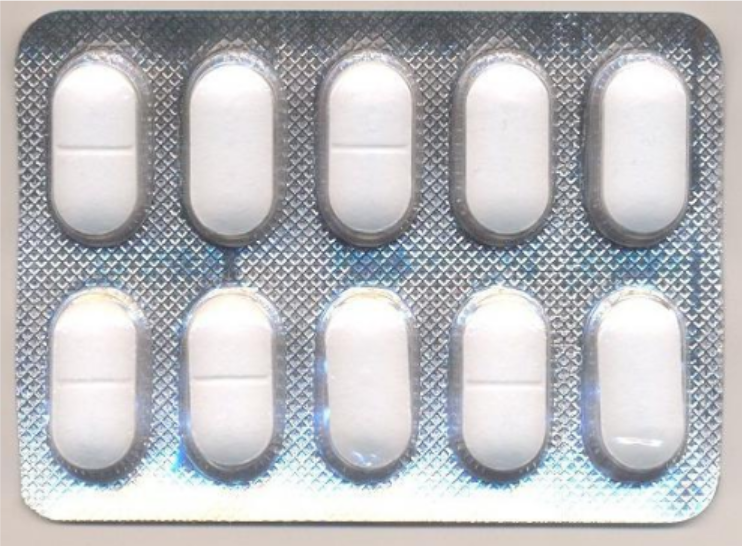
#> input picture tablets.png, 742 x 546 px
$ jupyter execute BD_2.ipynb
#> lines starting #> are read from the running program, lines starting #| are printed output that depends on the picture; after the words box and inside, x2 and y2 are one past the last pixel; in counts of white or black regions, pixels touching at a corner belong together
[cell 1]
import cv2
import matplotlib.pyplot as plt
import cv2
import numpy as np
import matplotlib.pyplot as plt


# Read an image (assuming 'image' is your image variable)
image = cv2.imread("tablets.png")
#> image is the input picture: shape (546, 742, 3); mean B, G, R 188.7, 185.8, 185.3

gray = cv2.cvtColor(image, cv2.COLOR_BGR2GRAY)

# Adaptive thresholding
_, thresh = cv2.threshold(gray, 0, 255, cv2.THRESH_BINARY_INV + cv2.THRESH_OTSU)
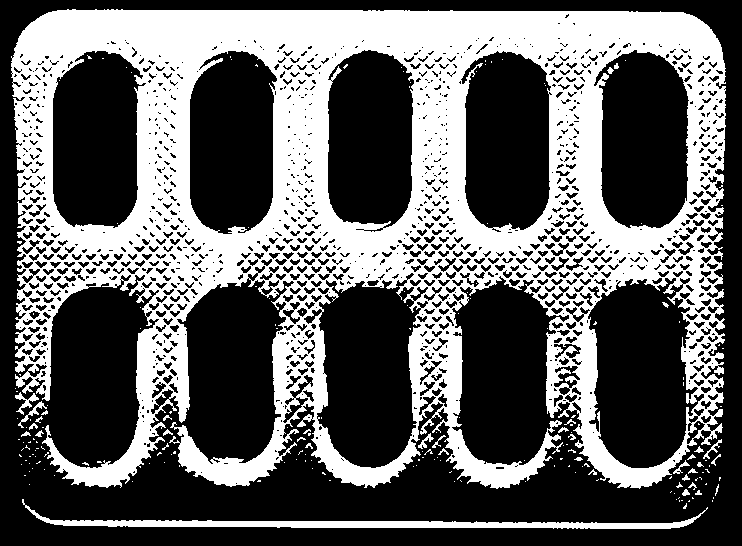
#> thresh: shape (546, 742); 39% white; 201 white regions (168 under 20 px)

# Get contours
contours, _ = cv2.findContours(thresh, cv2.RETR_LIST, cv2.CHAIN_APPROX_SIMPLE)
#> contours = 1553 contours, 944 with area under 20; largest, box (x1, y1, x2, y2) and area: (11, 9, 726, 489) 268640, (587, 277, 705, 469) 15839, (316, 279, 422, 469) 15280, (593, 49, 690, 229) 13921, (189, 50, 278, 235) 13790

# Set the minimum and maximum contour area thresholds
min_contour_area_threshold = 5000
max_contour_area_threshold = 200000

# Filter contours based on area
filtered_contours = [cnt for cnt in contours if min_contour_area_threshold < cv2.contourArea(cnt) < max_contour_area_threshold]
#> filtered_contours = 7 contours; box (x1, y1, x2, y2) and area: (587, 277, 705, 469) 15839, (316, 279, 422, 469) 15280, (593, 49, 690, 229) 13921, (189, 50, 278, 235) 13790, (460, 50, 552, 231) 13750, (52, 50, 147, 229) 13687, (327, 49, 415, 229) 13546

# Draw contours on the original image
contour_image = cv2.drawContours(image.copy(), filtered_contours, -1, (0, 255, 0), 2)

# Create a mask for the largest contour
mask = np.ones_like(gray, dtype=np.uint8) * 255
cv2.drawContours(mask, filtered_contours, -1, 0, thickness=cv2.FILLED)
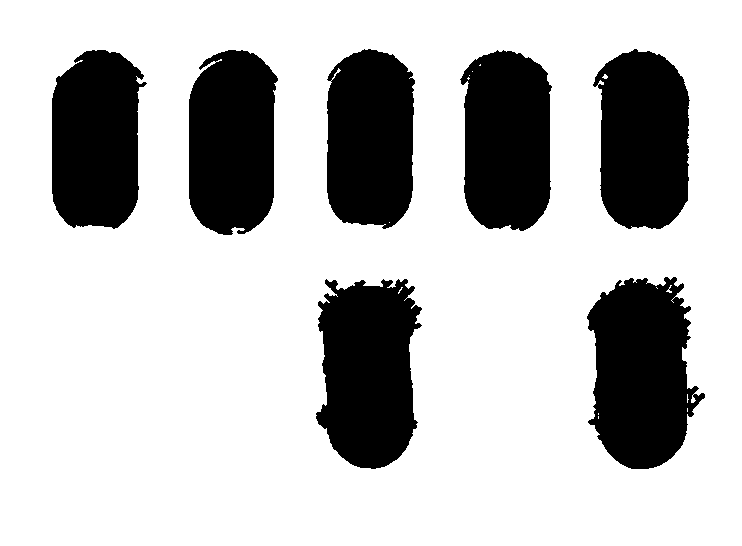
#> mask: shape (546, 742); 74.9% white; 7 black regions, largest, box (x1, y1, x2, y2) and area: (587, 277, 705, 469) 16235, (316, 279, 422, 469) 15627, (593, 49, 690, 229) 14170

# Apply the mask to the original image
result = cv2.bitwise_and(image, image, mask=mask)
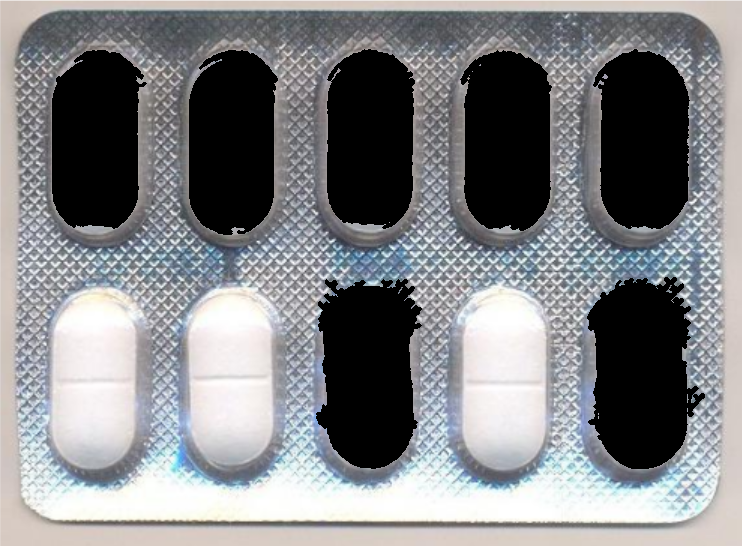
#> result: shape (546, 742, 3); mean B, G, R 132.1, 129.5, 128.4

# Draw bounding boxes on the original image
for cnt in filtered_contours:
    x, y, w, h = cv2.boundingRect(cnt)
    cv2.rectangle(image, (x, y), (x + w, y + h), (0, 255, 0), 2)
#> this loop made 7 passes
#> (x, y, w, h) on passes 1 to 7: (316, 279, 106, 190), (587, 277, 118, 192), (460, 50, 92, 181), (189, 50, 89, 185), (52, 50, 95, 179), (593, 49, 97, 180), (327, 49, 88, 180)
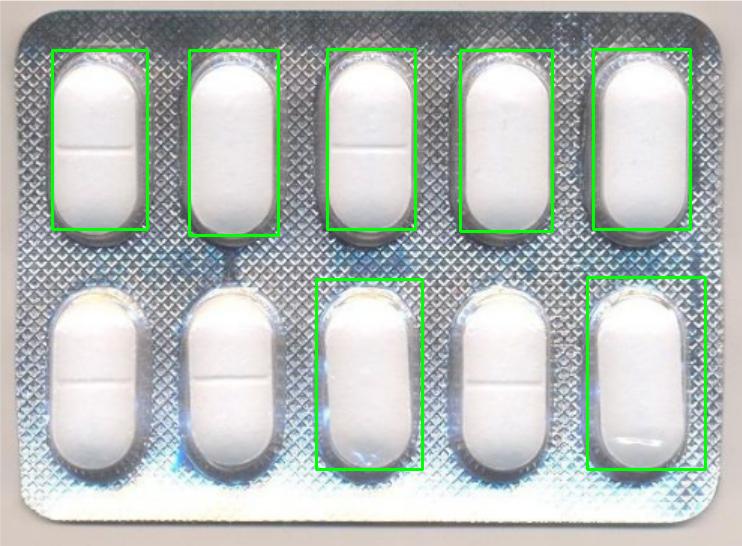
#> image: shape (546, 742, 3); 2.91% of pixels changed, all inside (x1, y1, x2, y2) = (51, 48, 707, 471)

# Display the results
plt.figure(figsize=(15, 5))


# Original Image
plt.subplot(1, 3, 1)
plt.imshow(cv2.cvtColor(contour_image, cv2.COLOR_BGR2RGB))
plt.title('Original Image')

# Thresholded Image
plt.subplot(1, 3, 2)
plt.imshow(thresh, cmap='gray')
plt.title('Thresholded Image')

# Extracted Region of Interest (ROI)
plt.subplot(1, 3, 3)
plt.imshow(cv2.cvtColor(result, cv2.COLOR_BGR2RGB))
plt.title('Extracted ROI')

plt.show()
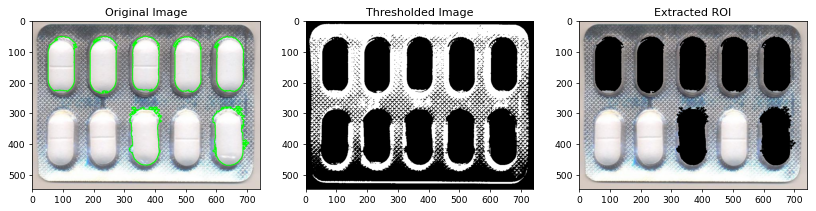
#> figure drawn by matplotlib, 3 panels

[cell 2]
import cv2
import matplotlib.pyplot as plt

# Read the image (assuming 'image' is your image variable)
image = cv2.imread('tablets.png', cv2.IMREAD_COLOR)

# Convert the image to grayscale
gray = cv2.cvtColor(image, cv2.COLOR_BGR2GRAY)

# Apply thresholding
_, binary_mask = cv2.threshold(gray, 230, 255, cv2.THRESH_BINARY)  # Adjust the threshold as needed
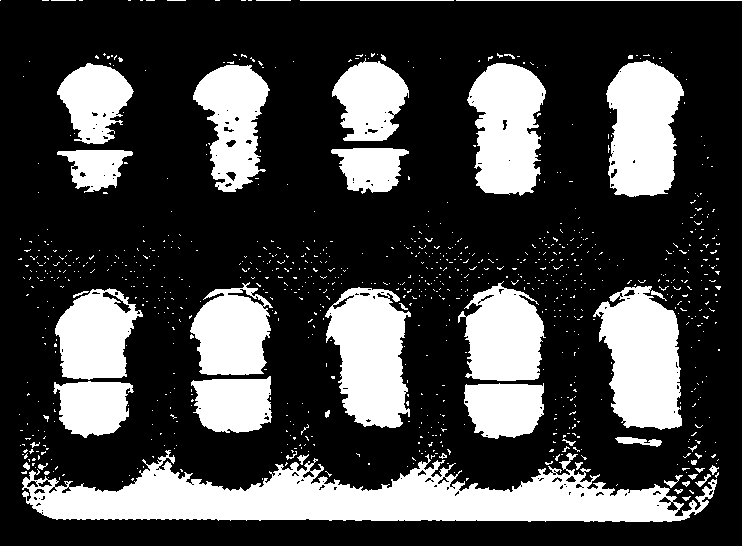
#> binary_mask: shape (546, 742); 27% white; 915 white regions (870 under 20 px)

# Find contours
contours, _ = cv2.findContours(binary_mask, cv2.RETR_EXTERNAL, cv2.CHAIN_APPROX_SIMPLE)
#> contours = 915 contours, 890 with area under 20; largest, box (x1, y1, x2, y2) and area: (22, 450, 717, 522) 25030, (593, 286, 682, 430) 8766, (325, 287, 411, 428) 8386, (606, 60, 684, 197) 7966, (467, 63, 546, 196) 7492

# Set the minimum and maximum contour area thresholds
min_contour_area_threshold = 500
max_contour_area_threshold = 7000

# Draw rectangles around the filtered contours
for cnt in contours:
    contour_area = cv2.contourArea(cnt)
    if min_contour_area_threshold < contour_area < max_contour_area_threshold:
        x, y, w, h = cv2.boundingRect(cnt)
        cv2.rectangle(image, (x, y), (x + w, y + h), (0, 255, 0), 2)
#> this loop made 915 passes
#> (contour_area, x, y, w, h) on passes 214, 218, 223, 391, 435, 436, 827, 828, 855, 859, 877: (3549.5, 464, 383, 80, 56), (3224.5, 53, 381, 81, 57), (3577, 191, 376, 81, 57), (5542.5, 55, 288, 88, 92), (5408.5, 190, 282, 83, 93), (6004, 458, 281, 88, 100), (1834, 57, 150, 76, 43), (2312.5, 331, 148, 78, 46), (5832.5, 193, 65, 77, 127), (3830, 57, 63, 77, 81), (4185.5, 332, 58, 77, 83)
#> contour_area on passes 12, 14, 15, 32, 40, 42: 49, 41, 21.5, 33.5, 20.5, 24.5
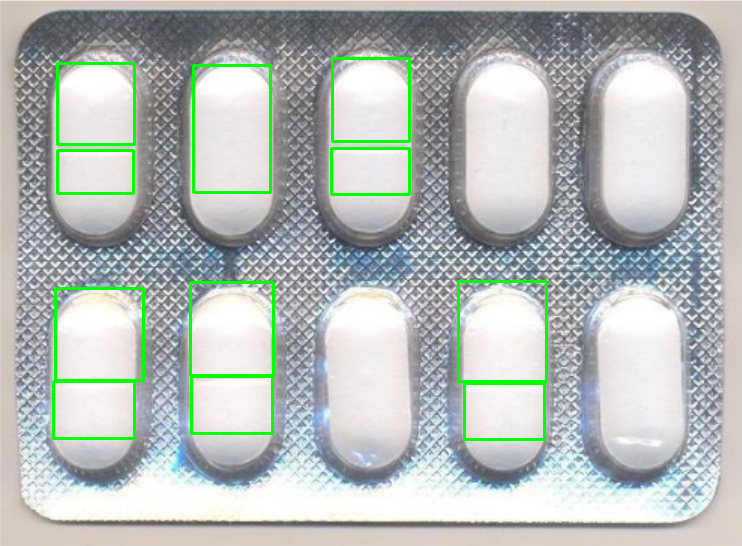
#> image: shape (546, 742, 3); 2.44% of pixels changed, all inside (x1, y1, x2, y2) = (52, 57, 548, 441)

# Display the results
plt.figure(figsize=(10, 5))

# Original Image
plt.subplot(1, 2, 1)
plt.imshow(cv2.cvtColor(image, cv2.COLOR_BGR2RGB))
plt.title('Original Image with Contour Rectangle (Filtered)')

# Extracted White Regions
plt.subplot(1, 2, 2)
plt.imshow(cv2.cvtColor(binary_mask, cv2.COLOR_GRAY2RGB))
plt.title('Extracted White Regions')

plt.show()
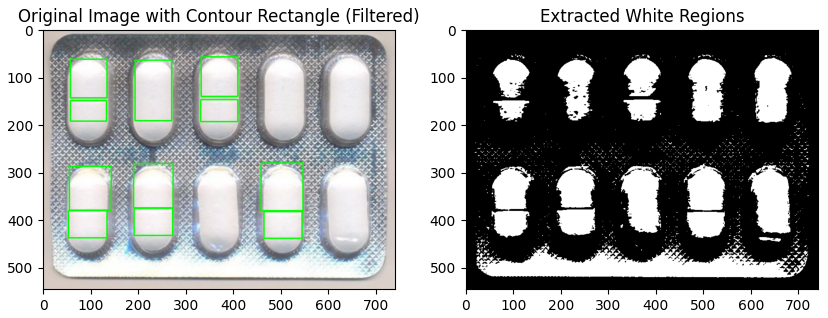
#> figure drawn by matplotlib, 2 panels

[cell 3]
import cv2
import matplotlib.pyplot as plt
import numpy as np

# Read the image (assuming 'image' is your image variable)
image = cv2.imread('tablets.png', cv2.IMREAD_COLOR)

# Convert the image to grayscale
gray = cv2.cvtColor(image, cv2.COLOR_BGR2GRAY)

# Apply thresholding
_, binary_mask = cv2.threshold(gray, 230, 255, cv2.THRESH_BINARY)  # Adjust the threshold as needed

# Find contours
contours, _ = cv2.findContours(binary_mask, cv2.RETR_EXTERNAL, cv2.CHAIN_APPROX_SIMPLE)

# Draw all contours on the original image
#cv2.drawContours(image, contours, -1, (0, 255, 0), 2)

# Set the minimum and maximum contour area thresholds
min_contour_area_threshold = 500
max_contour_area_threshold = 7000

min_contour_area_threshold1 = 3000
max_contour_area_threshold2 = 7000

# Set the minimum distance threshold for combining rectangles
min_distance_threshold = 100

# Draw rectangles around the filtered contours
for cnt in contours:
    contour_area = cv2.contourArea(cnt)
    if min_contour_area_threshold1 < contour_area < max_contour_area_threshold2:
        x, y, w, h = cv2.boundingRect(cnt)
        cv2.rectangle(image, (x, y), (x + w, y + h), (0, 255, 0), 2)
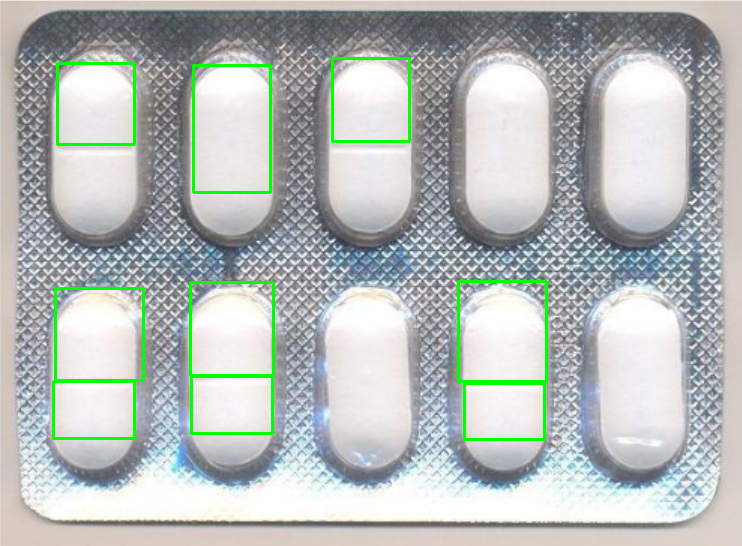
#> image: shape (546, 742, 3); 2.08% of pixels changed, all inside (x1, y1, x2, y2) = (52, 57, 548, 441)


# Draw rectangles around the filtered and combined contours
for i in range(len(contours)):
    for j in range(i + 1, len(contours)):
        # Get bounding rectangles for the two contours
        x1, y1, w1, h1 = cv2.boundingRect(contours[i])
        x2, y2, w2, h2 = cv2.boundingRect(contours[j])

        # Calculate the distance between the centers of the rectangles
        center1 = (x1 + w1 // 2, y1 + h1 // 2)
        center2 = (x2 + w2 // 2, y2 + h2 // 2)
        distance = np.sqrt((center1[0] - center2[0]) ** 2 + (center1[1] - center2[1]) ** 2)

        # Check if contour areas are within specified thresholds
        contour_area_1 = cv2.contourArea(contours[i])
        contour_area_2 = cv2.contourArea(contours[j])
        valid_area = (min_contour_area_threshold < contour_area_1 < max_contour_area_threshold) and \
                     (min_contour_area_threshold < contour_area_2 < max_contour_area_threshold)

        # If the distance is below the threshold and contour areas are valid, combine the contours
        if distance < min_distance_threshold and valid_area:
            # Create a combined bounding rectangle
            x_combined = min(x1, x2)
            y_combined = min(y1, y2)
            w_combined = max(x1 + w1, x2 + w2) - x_combined
            h_combined = max(y1 + h1, y2 + h2) - y_combined

            # Draw the combined rectangle in red
            cv2.rectangle(image, (x_combined, y_combined), (x_combined + w_combined, y_combined + h_combined), (0, 0, 255), 2)
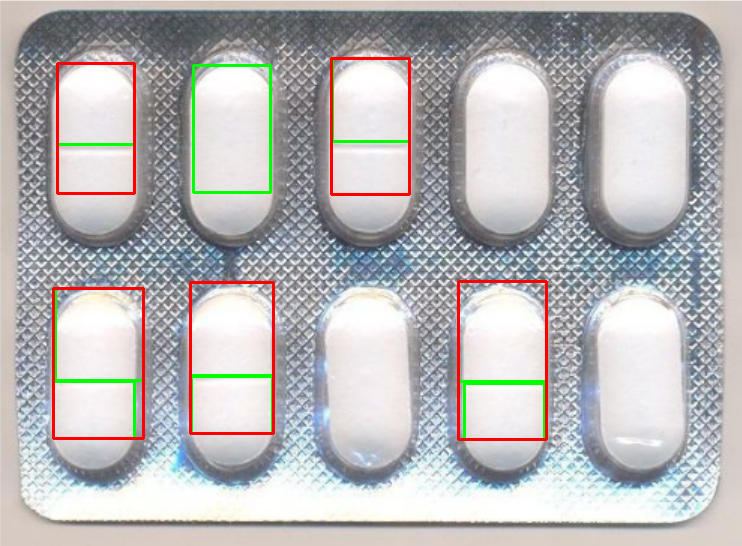
#> image: shape (546, 742, 3); 1.68% of pixels changed, all inside (x1, y1, x2, y2) = (52, 57, 548, 441)

# Display the results
plt.figure(figsize=(10, 5))

# Original Image with Contours
plt.imshow(cv2.cvtColor(image, cv2.COLOR_BGR2RGB))
plt.title('Original Image with Contours (Filtered and Combined)')

plt.show()
